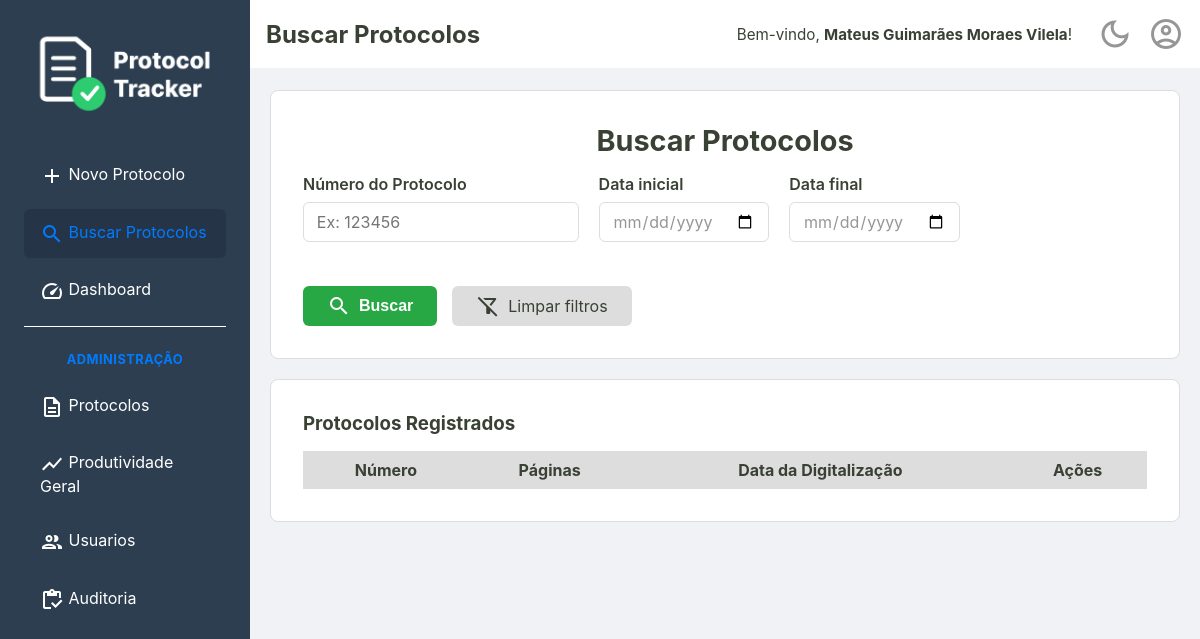
The app's page /busca (signed in), older data.
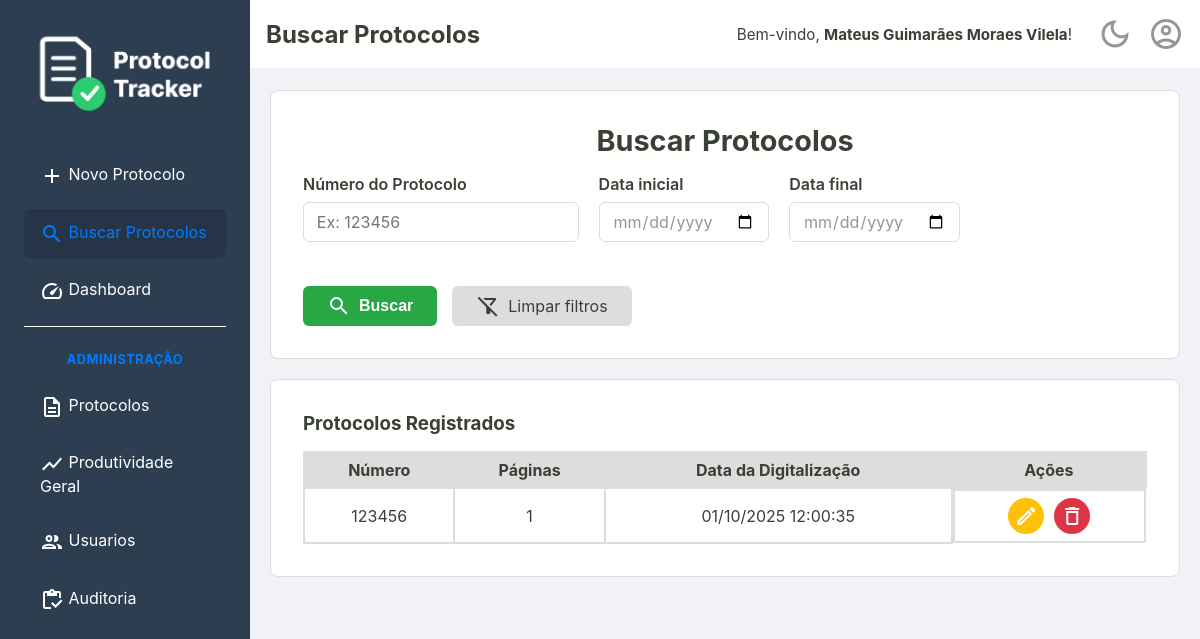
The same page, newer data.
### tables this page shows
CREATE TABLE protocolos (
    id TEXT PRIMARY KEY,
    id_usuario INTEGER NOT NULL,
    numero TEXT NOT NULL UNIQUE,
    quantidade_paginas INTEGER NOT NULL,
    observacoes TEXT,
    criado_em TEXT NOT NULL,
    alterado_em TEXT,
    deletado_em TEXT,
    FOREIGN KEY (id_usuario) REFERENCES usuarios (id)
  );

### src/Controller/WebController.php (called while the page is built, shortened)
<?php
class WebController
{
    private ?Usuario $usuarioLogado = null;
    private bool $isAdmin = false;
    public function __construct(
        private ProtocoloRepositoryInterface $repositorio,
        private DashboardService $dashboardService,
        private ProtocoloService $protocoloService,
        private UsuarioRepository $usuarioRepository
    ) {
        $id_usuario = $_SESSION['usuario_logado_id'] ?? null;
        if ($id_usuario) {
            $this->usuarioLogado = $this->usuarioRepository->buscaPorId($id_usuario);
        }
        if ($this->usuarioLogado && $this->usuarioLogado->permissao() === 'administrador') {
            $this->isAdmin = true;
        }
    }
    public function buscaProtocolo()
    {
        try {
            $numero = $_GET['numero'] ?? null;
            $dataInicio = !empty($_GET['data_inicio']) ? new DateTimeImmutable($_GET['data_inicio'] . ' 00:00:00') : null;
            $dataFim = !empty($_GET['data_fim']) ? new DateTimeImmutable($_GET['data_fim'] . ' 23:59:59') : null;
            $id_usuario = $this->usuarioLogado?->id();
            if ($this->isAdmin) {
                $id_usuario = null;
            }
            $listaDeProtocolos = $this->repositorio->search($id_usuario, $numero, $dataInicio, $dataFim);
            require __DIR__ . '/../../templates/busca.php';
        } catch (Exception $e) {
            $erro = $e->getMessage();
            $tituloDaPagina = "Buscar Protocolos";
            $usuarioLogado = $this->usuarioLogado;
            $isAdmin = $this->isAdmin;
            require __DIR__ . '/../../templates/busca.php';
        }
    }
}

### src/Repository/ProtocoloRepositorySql.php (called while the page is built, shortened)
<?php
final class ProtocoloRepositorySql implements ProtocoloRepositoryInterface
{
    private PDO $connection;
    public function __construct(PDO $connection)
    {
        $this->connection = $connection;
    }
    public function search(?int $id_usuario = null, ?string $numero = null, ?DateTimeImmutable $dataInicio = null, ?DateTimeImmutable $dataFim = null): array
    {
        $sqlConditions = [];
        $parametros = [];
        $sqlConditions[] = 'deletado_em IS NULL';
        $sqlQuery = 'SELECT * FROM protocolos WHERE ' . implode(' AND ', $sqlConditions) . ' ORDER BY criado_em DESC;';
        $stmt = $this->connection->prepare($sqlQuery);
        $stmt->execute($parametros);
        return $this->hidrataListaDeProtocolos($stmt);
    }
    private function hidrataListaDeProtocolos(PDOStatement $stmt): array
    {
        $listaDeProtocolos = [];
        while($protocoloDados = $stmt->fetch()){
            $listaDeProtocolos[] = Protocolo::fromArray($protocoloDados);
        }
        return $listaDeProtocolos;
    }
}

### src/Model/Protocolo.php (called while the page is built, shortened)
<?php
class Protocolo {
    public function id(): string {
        return $this->id;
    }
    public function numero(): string {
        return $this->numero;
    }
    public function paginas(): int {
        return $this->quantidade_paginas;
    }
    public function data(): DateTimeImmutable {
        return $this->criado_em;
    }
    public static function fromArray(array $dados): self
    {
        try {
            $criado_em = new DateTimeImmutable($dados['criado_em']);
            $alterado_em = isset($dados['alterado_em']) ? new DateTimeImmutable($dados['alterado_em']) : null;
            $deletado_em = isset($dados['deletado_em']) ? new DateTimeImmutable($dados['deletado_em']) : null;
        } catch (Exception $e) {
            throw new Exception("Falha ao criar data");
        }
        return new self(
            $dados['id'],
            $dados['id_usuario'],
            $dados['numero'],
            $dados['quantidade_paginas'],
            $criado_em,
            $dados['observacoes'] ?? null,
            $alterado_em,
            $deletado_em
        );
    }
}

### templates/_partials/_listaProtocolos.php (the view, shortened to what the changed rows need)
<section class="listagem-container">
    <table id="tabela-protocolos" class="protocolos-table">
        <thead>
            <tr>
                <th>Número</th>
                <th>Páginas</th>
                <th>Data da Digitalização</th>
                <th class="acoes-header">Ações</th>
            </tr>
        </thead>
        <tbody>
            <?php foreach ($listaDeProtocolos as $protocolo): ?>
                <tr>
                    <td><?= htmlspecialchars($protocolo->numero()) ?></td>
                    <td><?= htmlspecialchars($protocolo->paginas()) ?></td>
                    <td><?= $protocolo->data()->format('d/m/Y H:i:s') ?></td>
                    <td class="acoes-cell">
                        <a href="/editar?id=<?= htmlspecialchars($protocolo->id()) ?>" class="btn-acao btn-editar" title="Editar">
                            <span class="material-icons-outlined">edit</span>
                        </a>
                        <form action="/excluir" method="post" onsubmit="return confirm('Tem certeza que deseja excluir este protocolo?');">
                            <button type="submit" class="btn-acao btn-excluir" title="Excluir">
                                <span class="material-icons-outlined">delete</span>
                            </button>
                        </form>
                    </td>
                </tr>
            <?php endforeach; ?>
        </tbody>
    </table>
</section>

Row changes from the older to the newer data that the page shows:
added protocolos: numero "123456", quantidade_paginas "1", format "01/10/2025 12:00:35"
